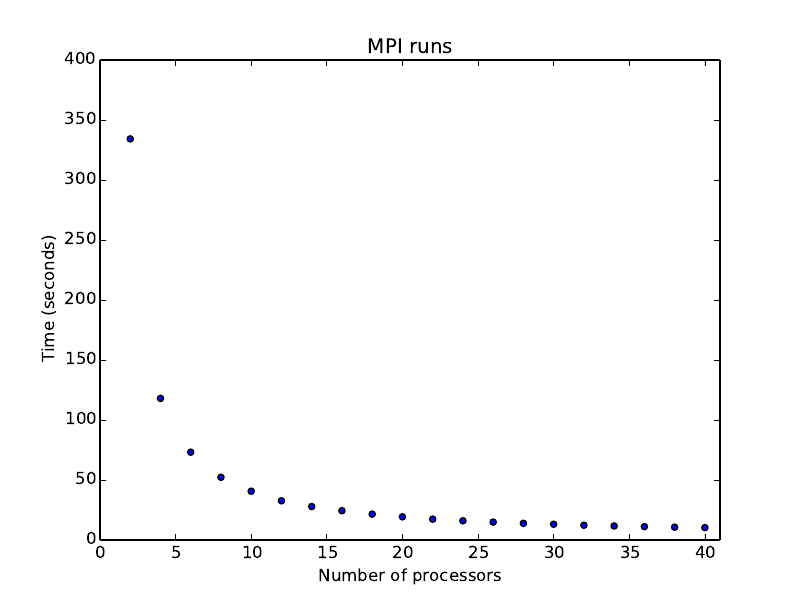

Write Python code to recreate this figure.
import numpy as np
import matplotlib.pyplot as pp

p,t=np.loadtxt("dat.dat",unpack=True)

num=[0]*20
times=[0]*20

for i in range(len(p)):
    index = int(p[i])/2-1
    num[index]+=1
    times[index]+=t[i]

print num

for i in range(len(times)):
    times[i]=times[i]/float(num[i])
print times

nu=[]
for i in range(len(times)):
    nu.append(i*2+2)

pp.scatter(nu,times)
pp.xlabel("Number of processors")
pp.xlim(0,41)
pp.ylim(bottom=0)
pp.ylabel("Time (seconds)")
pp.title("MPI runs")
pp.savefig("mpi.png")
